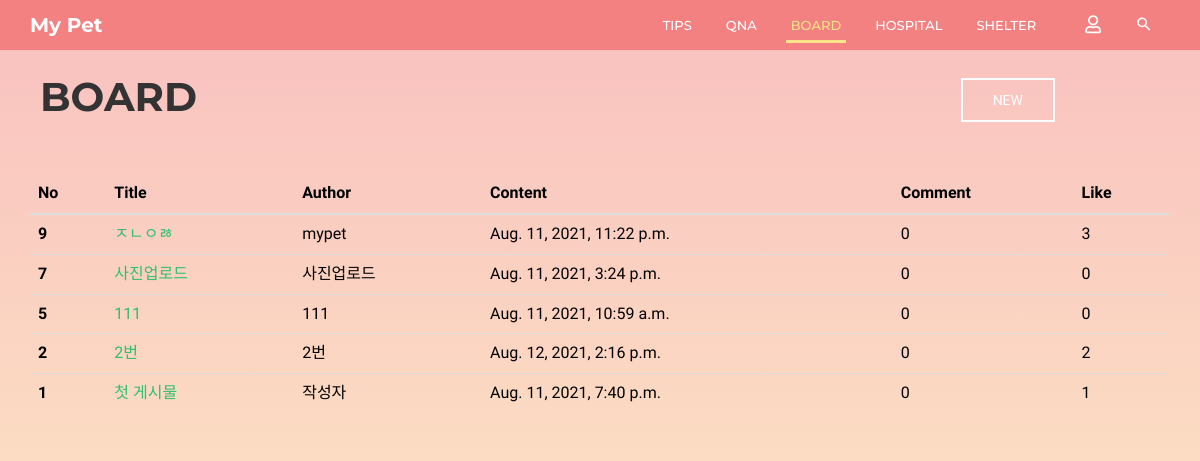
The page /community/board/ on the database as committed earlier.
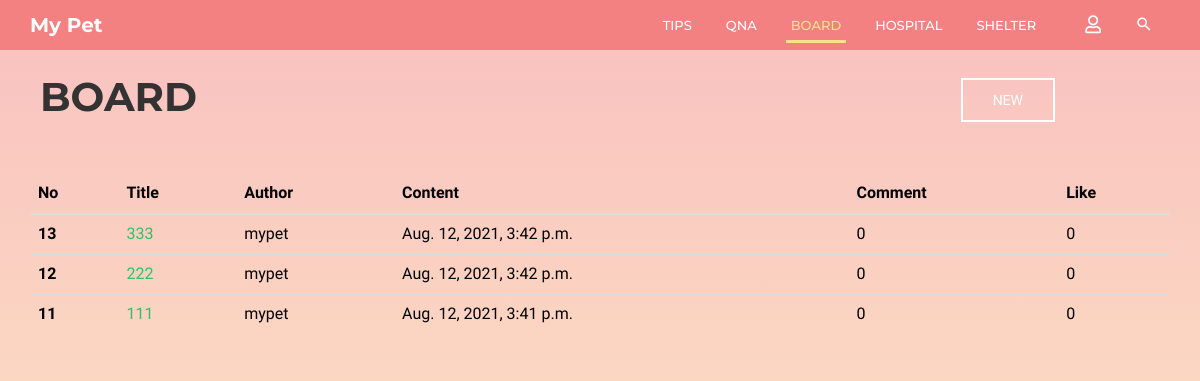
The same page on the database as committed later.
### community/models.py (models this page shows, shortened)
class Board(models.Model):
    b_title = models.CharField(max_length=30)
    b_author = models.CharField(max_length=20)
    b_content = models.CharField(max_length=1000)
    b_date = models.DateTimeField(auto_now=True)
    b_comment_count = models.IntegerField(default=0)
    b_like_count = models.IntegerField(default=0)
    b_photo = models.ImageField(blank=True, null=True, default='../media/noimage.jpg')

### community/views.py (the view)
# urls.py: path('board/', views.board, name='board'),
def board(request):
    posts = Board.objects.all().order_by('-id')
    return render(request, 'community/board.html', {'posts': posts})

### community/templates/community/board.html (shortened to what this page needs)
{% extends 'base.html' %}
{% block html_body %}
    <link rel="stylesheet" href="/static/css/pages/header.css">
    <link rel="stylesheet" href="/static/css/pages/board.css">
    <header id="column-header">
        <div id="nino-headerInner">
            <nav id="nino-navbar" class="navbar navbar-default" role="navigation">
                <div class="container">
                    <div class="navbar-header">
                        <a class="navbar-brand" href="{% url 'home' %}">My Pet</a>
                    </div>
                    <div class="nino-menuItem pull-right">
                        <div class="collapse navbar-collapse pull-left" id="nino-navbar-collapse">
                            <ul class="nav navbar-nav">
                                <li><a href="#" onclick="testa('{% url 'community:tips' %}')">Tips<span class="sr-only">(current)</span></a>
                                </li>
                                <li><a href="#" onclick="testa('{% url 'community:qna' %}')">QnA</a></li>
                                <li class="active"><a href="#" onclick="testa('{% url 'community:board' %}')">Board</a>
                                </li>
                                <li><a href="#" onclick="testa('{% url 'community:hospital' %}')">Hospital</a></li>
                                <li><a href="#" onclick="testa('{% url 'community:shelter' %}')">Shelter</a></li>
                            </ul>
                        </div>
                        <ul class="nino-iconsGroup nav navbar-nav">
                            {% if user.is_authenticated %}
                                <li><a href="#" onclick="testa('{% url 'community:logout' %}')"><i
                                        class="mdi fas fa-user-slash nino-icon"></i></a></li>
                            {% else %}
                                <li><a href="#" onclick="testa('{% url 'community:login' %}')"><i
                                        class="mdi far fa-user nino-icon"></i></a></li>
                            {% endif %}
                            <li><a href="#" class="nino-search"><i class="mdi mdi-magnify nino-icon"></i></a></li>
                        </ul>
                    </div>
                </div>
            </nav>
        </div>
    </header>
    <div class="container board-header">
        <div class="board-title">
            <h1 class="title-h1">Board</h1>
        </div>
        <div class="board-post-btn">
            <a href="{% url 'community:board_create' %}" class="nino-btn nino-post-btn">NEW</a>
        </div>
    </div>
    <div class="container">
        <div class="tips-page tips-table">
            <table class="table table-hover">
                <thead class="thead-dark">
                <tr>
                    <th scope="col">No</th>
                    <th scope="col">Title</th>
                    <th scope="col">Author</th>
                    <th scope="col">Content</th>
                    <th scope="col">Comment</th>
                    <th scope="col">Like</th>
                </tr>
                </thead>
                {% for post in posts %}
                    <tr>
                        <th scope="row">{{ post.id }}</th>
                        <td><a href="/community/{{ post.id }}/board_detail/">{{ post.b_title }}</a></td>
                        <td>{{ post.b_author }}</td>
                        <td>{{ post.b_date }}</td>
                        <td>{{ post.b_comment_count }}</td>
                        <td>{{ post.b_like_count }}</td>
                    </tr>
                {% endfor %}
            </table>
        </div>
    </div>
{% endblock %}

Rows that differ between the two databases and show on the page:
removed Board: id "9", b_title "ㅈㄴㅇㅀ", b_author "mypet", b_date "Aug. 11, 2021, 11:22 p.m.", b_comment_count "0", b_like_count "3"
removed Board: id "7", b_title "사진업로드", b_author "사진업로드", b_date "Aug. 11, 2021, 3:24 p.m.", b_comment_count "0", b_like_count "0"
removed Board: id "5", b_title "111", b_author "111", b_date "Aug. 11, 2021, 10:59 a.m.", b_comment_count "0", b_like_count "0"
removed Board: id "2", b_title "2번", b_author "2번", b_date "Aug. 12, 2021, 2:16 p.m.", b_comment_count "0", b_like_count "2"
removed Board: id "1", b_title "첫 게시물", b_author "작성자", b_date "Aug. 11, 2021, 7:40 p.m.", b_comment_count "0", b_like_count "1"
added Board: id "13", b_title "333", b_author "mypet", b_date "Aug. 12, 2021, 3:42 p.m.", b_comment_count "0", b_like_count "0"
added Board: id "12", b_title "222", b_author "mypet", b_date "Aug. 12, 2021, 3:42 p.m.", b_comment_count "0", b_like_count "0"
added Board: id "11", b_title "111", b_author "mypet", b_date "Aug. 12, 2021, 3:41 p.m.", b_comment_count "0", b_like_count "0"
